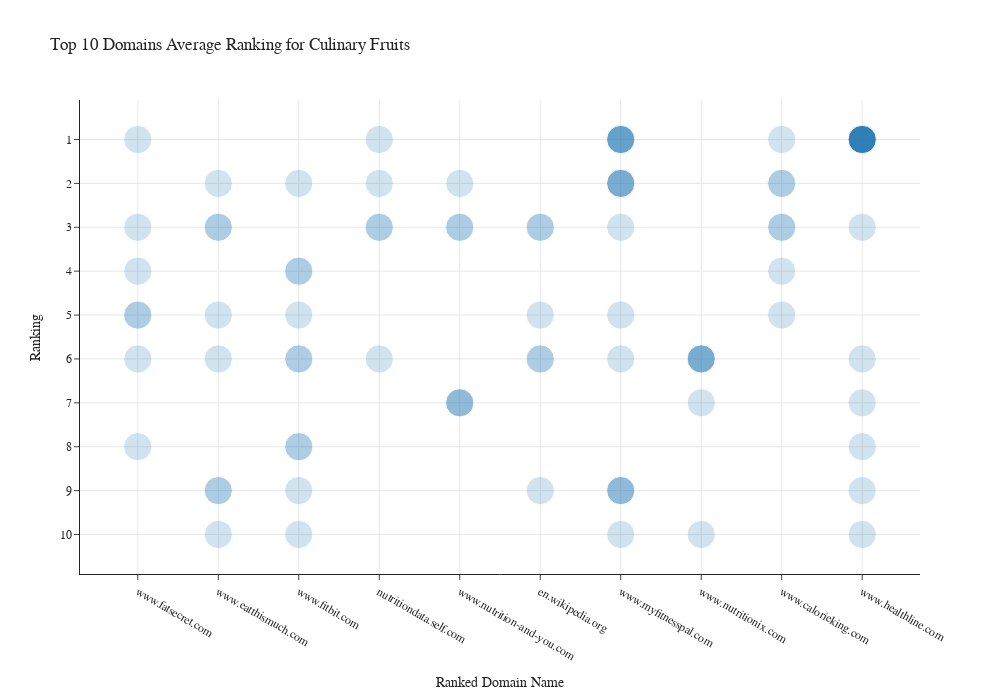

Notebook cell for this chart:
### Code cell
fig = px.scatter(top10_df, x='displayLink', y="rank", hover_name=top10_df['displayLink'].str.replace("www.",""), title = "Top 10 Domains Average Ranking for Culinary Fruits", width=1000, height=700, opacity=0.20, labels={"displayLink": "Ranked Domain Name", "rank":"Ranking"},template="simple_white", size="size_of_values", hover_data=["searchTerms"])
fig['layout']['xaxis']['autorange'] = "reversed"
fig['layout']['yaxis']['autorange'] = "reversed"
fig.update_yaxes(showgrid=True)
fig.update_xaxes(showgrid=True)
fig.update_layout(font_family="OpenSans")
fig.layout.yaxis.tickvals=[1,2,3,4,5,6,7,8,9,10]
fig.show()

### Figure 1 — Plotly figure (JSON) as saved in the notebook; plotly's stock layout.template omitted (floating-point values rounded to 4 significant figures)
{"data": [{"customdata": [["calories in apple"], ["calories in apple"], ["calories in apple"], ["calories in chinese quince"], ["calories in chinese quince"], ["calories in chinese quince"], ["calories in chinese quince"], ["calories in chokeberry"], ["calories in chokeberry"], ["calories in chokeberry"], ["calories in chokeberry"], ["calories in chokeberry"], ["calories in cocky apple"], ["calories in cocky apple"], ["calories in hawthorn"], ["calories in hawthorn"], ["calories in hawthorn"], ["calories in hawthorn"], ["calories in hawthorn"], ["calories in hawthorn"], ["calories in jagua"], ["calories in jagua"], ["calories in loquat"], ["calories in loquat"], ["calories in loquat"], ["calories in loquat"], ["calories in loquat"], ["calories in loquat"], ["calories in loquat"], ["calories in lovi-lovi"], ["calories in medlar"], ["calories in medlar"], ["calories in medlar"], ["calories in medlar"], ["calories in niedzwetzky's apple"], ["calories in pear"], ["calories in pear"], ["calories in pear"], ["calories in pear"], ["calories in quince"], ["calories in quince"], ["calories in quince"], ["calories in quince"], ["calories in quince"], ["calories in quince"], ["calories in quince"], ["calories in quince"], ["calories in rose hip"], ["calories in rose hip"], ["calories in rose hip"], ["calories in rose hip"], ["calories in rose hip"], ["calories in rose hip"], ["calories in rose hip"], ["calories in rowan"], ["calories in rowan"], ["calories in sapodilla"], ["calories in sapodilla"], ["calories in sapodilla"], ["calories in sapodilla"], ["calories in sapodilla"], ["calories in sapodilla"], ["calories in sapodilla"], ["calories in scarlet firethorn"], ["calories in serviceberry"], ["calories in sorb"], ["calories in sorb"], ["calories in southern crabapple"], ["calories in açaí"], ["calories in açaí"], ["calories in acerola"], ["calories in acerola"], ["calories in acerola"], ["calories in acerola"], ["calories in acerola"], ["calories in acerola"], ["calories in acerola"], ["calories in acerola"], ["calories in african mango"], ["calories in african mango"], ["calories in african mango"], ["calories in african mangosteen"], ["calories in african mangosteen"], ["calories in african oil palm fruit"], ["calories in african oil palm fruit"], ["calories in african oil palm fruit"], ["calories in ambarella"], ["calories in ambarella"]], "hovertemplate": "<b>%{hovertext}</b><br><br>Ranked Domain Name=%{x}<br>Ranking=%{y}<br>size_of_values=%{marker.size}<br>searchTerms=%{customdata[0]}<extra></extra>", "hovertext": ["healthline.com", "calorieking.com", "nutritionix.com", "healthline.com", "myfitnesspal.com", "en.wikipedia.org", "nutrition-and-you.com", "healthline.com", "nutritiondata.self.com", "fitbit.com", "nutrition-and-you.com", "myfitnesspal.com", "myfitnesspal.com", "healthline.com", "healthline.com", "myfitnesspal.com", "eatthismuch.com", "fitbit.com", "nutritionix.com", "fatsecret.com", "myfitnesspal.com", "myfitnesspal.com", "healthline.com", "calorieking.com", "nutrition-and-you.com", "fitbit.com", "fatsecret.com", "nutritiondata.self.com", "eatthismuch.com", "myfitnesspal.com", "myfitnesspal.com", "fatsecret.com", "fatsecret.com", "healthline.com", "en.wikipedia.org", "healthline.com", "calorieking.com", "fitbit.com", "nutritionix.com", "healthline.com", "calorieking.com", "nutritiondata.self.com", "eatthismuch.com", "nutritionix.com", "nutrition-and-you.com", "fitbit.com", "fitbit.com", "healthline.com", "nutritiondata.self.com", "healthline.com", "fitbit.com", "fitbit.com", "myfitnesspal.com", "eatthismuch.com", "myfitnesspal.com", "myfitnesspal.com", "calorieking.com", "fitbit.com", "nutrition-and-you.com", "fatsecret.com", "myfitnesspal.com", "eatthismuch.com", "nutritionix.com", "en.wikipedia.org", "myfitnesspal.com", "myfitnesspal.com", "eatthismuch.com", "healthline.com", "healthline.com", "eatthismuch.com", "nutritiondata.self.com", "eatthismuch.com", "calorieking.com", "calorieking.com", "fatsecret.com", "nutritionix.com", "fitbit.com", "healthline.com", "myfitnesspal.com", "en.wikipedia.org", "healthline.com", "healthline.com", "nutrition-and-you.com", "healthline.com", "en.wikipedia.org", "en.wikipedia.org", "fatsecret.com", "myfitnesspal.com"], "legendgroup": "", "marker": {"color": "#1F77B4", "opacity": 0.2, "size": [35, 35, 35, 35, 35, 35, 35, 35, 35, 35, 35, 35, 35, 35, 35, 35, 35, 35, 35, 35, 35, 35, 35, 35, 35, 35, 35, 35, 35, 35, 35, 35, 35, 35, 35, 35, 35, 35, 35, 35, 35, 35, 35, 35, 35, 35, 35, 35, 35, 35, 35, 35, 35, 35, 35, 35, 35, 35, 35, 35, 35, 35, 35, 35, 35, 35, 35, 35, 35, 35, 35, 35, 35, 35, 35, 35, 35, 35, 35, 35, 35, 35, 35, 35, 35, 35, 35, 35], "sizemode": "area", "sizeref": 0.0875, "symbol": "circle"}, "mode": "markers", "name": "", "orientation": "v", "showlegend": false, "type": "scatter", "x": ["www.healthline.com", "www.calorieking.com", "www.nutritionix.com", "www.healthline.com", "www.myfitnesspal.com", "en.wikipedia.org", "www.nutrition-and-you.com", "www.healthline.com", "nutritiondata.self.com", "www.fitbit.com", "www.nutrition-and-you.com", "www.myfitnesspal.com", "www.myfitnesspal.com", "www.healthline.com", "www.healthline.com", "www.myfitnesspal.com", "www.eatthismuch.com", "www.fitbit.com", "www.nutritionix.com", "www.fatsecret.com", "www.myfitnesspal.com", "www.myfitnesspal.com", "www.healthline.com", "www.calorieking.com", "www.nutrition-and-you.com", "www.fitbit.com", "www.fatsecret.com", "nutritiondata.self.com", "www.eatthismuch.com", "www.myfitnesspal.com", "www.myfitnesspal.com", "www.fatsecret.com", "www.fatsecret.com", "www.healthline.com", "en.wikipedia.org", "www.healthline.com", "www.calorieking.com", "www.fitbit.com", "www.nutritionix.com", "www.healthline.com", "www.calorieking.com", "nutritiondata.self.com", "www.eatthismuch.com", "www.nutritionix.com", "www.nutrition-and-you.com", "www.fitbit.com", "www.fitbit.com", "www.healthline.com", "nutritiondata.self.com", "www.healthline.com", "www.fitbit.com", "www.fitbit.com", "www.myfitnesspal.com", "www.eatthismuch.com", "www.myfitnesspal.com", "www.myfitnesspal.com", "www.calorieking.com", "www.fitbit.com", "www.nutrition-and-you.com", "www.fatsecret.com", "www.myfitnesspal.com", "www.eatthismuch.com", "www.nutritionix.com", "en.wikipedia.org", "www.myfitnesspal.com", "www.myfitnesspal.com", "www.eatthismuch.com", "www.healthline.com", "www.healthline.com", "www.eatthismuch.com", "nutritiondata.self.com", "www.eatthismuch.com", "www.calorieking.com", "www.calorieking.com", "www.fatsecret.com", "www.nutritionix.com", "www.fitbit.com", "www.healthline.com", "www.myfitnesspal.com", "en.wikipedia.org", "www.healthline.com", "www.healthline.com", "www.nutrition-and-you.com", "www.healthline.com", "en.wikipedia.org", "en.wikipedia.org", "www.fatsecret.com", "www.myfitnesspal.com"], "xaxis": "x", "y": [1, 4, 6, 1, 2, 6, 7, 1, 3, 6, 7, 9, 1, 9, 1, 2, 3, 5, 6, 8, 1, 3, 1, 2, 3, 4, 5, 6, 9, 6, 1, 3, 5, 7, 6, 1, 3, 4, 6, 1, 2, 3, 5, 6, 7, 9, 10, 1, 2, 3, 6, 8, 9, 10, 9, 10, 1, 2, 3, 4, 5, 6, 10, 3, 2, 1, 3, 6, 1, 9, 1, 2, 3, 5, 6, 7, 8, 10, 1, 3, 8, 1, 2, 1, 5, 9, 1, 2], "yaxis": "y"}], "layout": {"font": {"family": "OpenSans"}, "height": 700, "legend": {"itemsizing": "constant", "tracegroupgap": 0}, "title": {"text": "Top 10 Domains Average Ranking for Culinary Fruits"}, "width": 1000, "xaxis": {"anchor": "y", "autorange": "reversed", "domain": [0, 1], "showgrid": true, "title": {"text": "Ranked Domain Name"}}, "yaxis": {"anchor": "x", "autorange": "reversed", "domain": [0, 1], "showgrid": true, "tickvals": [1, 2, 3, 4, 5, 6, 7, 8, 9, 10], "title": {"text": "Ranking"}}}}
